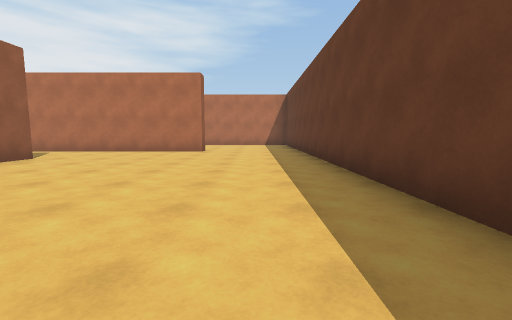
[1] (above)

17 first-person views from a walk through a 3-D level made in the Unity game engine. The camera is 1.2 m above the floor, tilts 6° down and sees 90° across. The floor is counted in squares, 2 m on a side. Each view is taken from the middle of a square. On the plan, view 1 faces up. The plan holds only what a view shows up to about 9 squares ahead; the rest is blank. The player is left out.

[2]
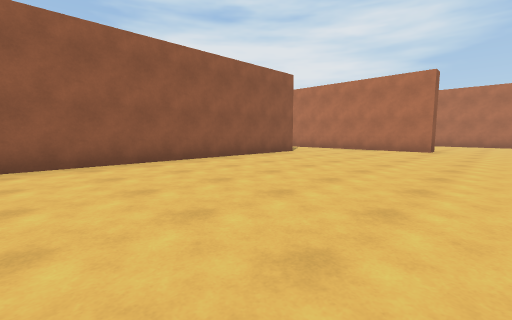

[3]
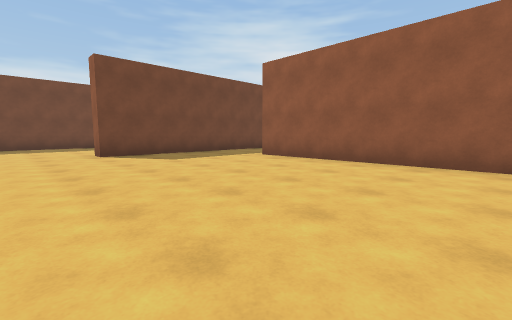

[4]
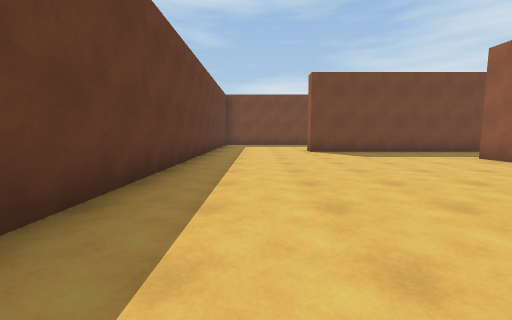

[5]
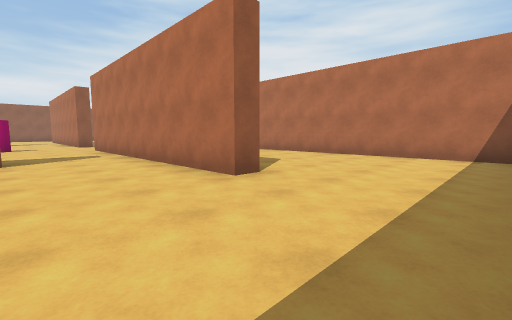

[6]
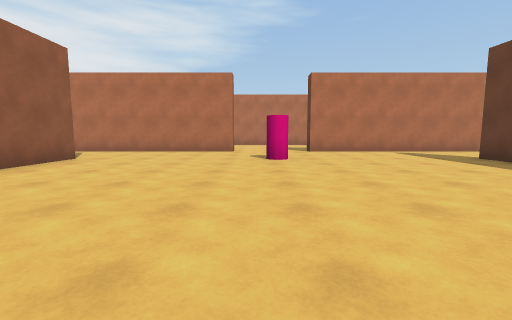

[7]
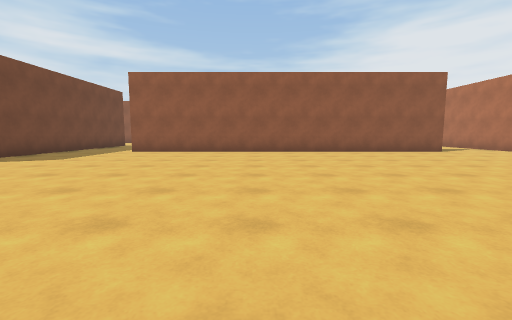

[8]
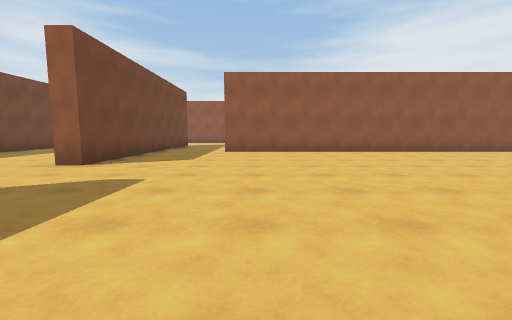

[9]
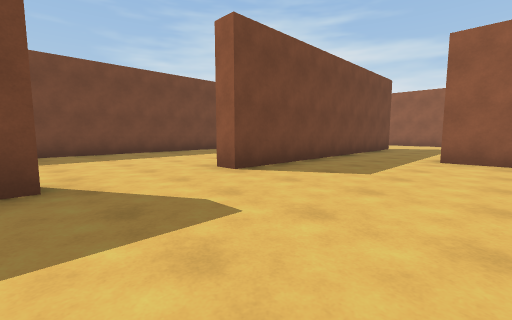

[10]
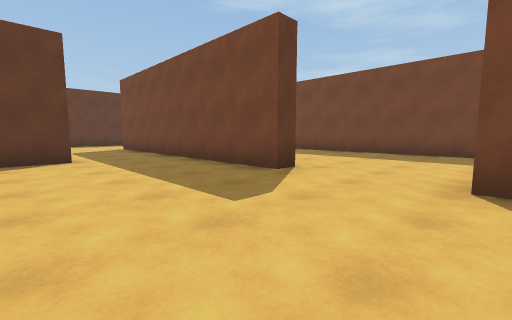

[11]
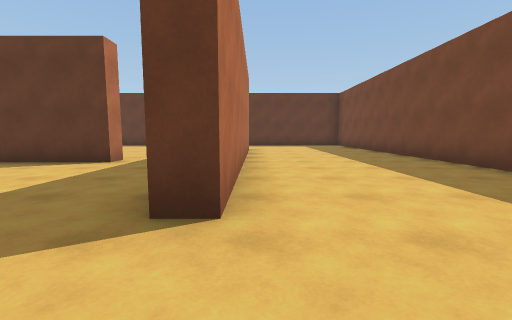

[12]
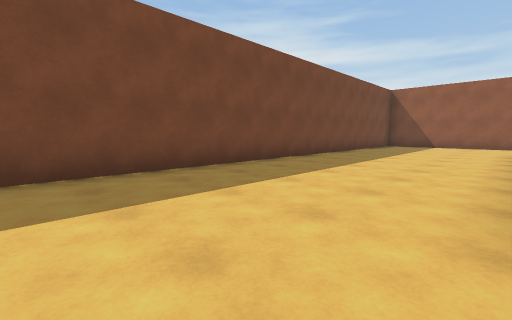

[13]
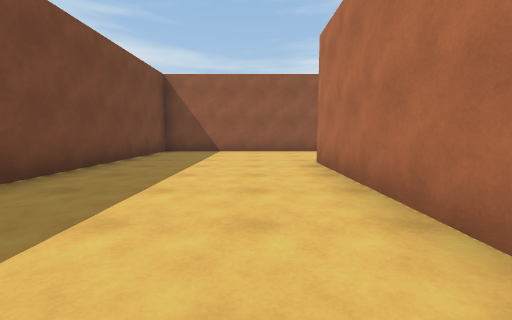

[14]
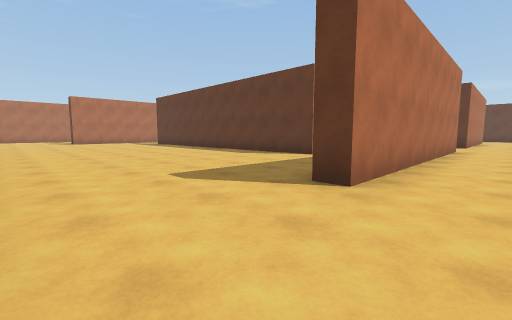

[15]
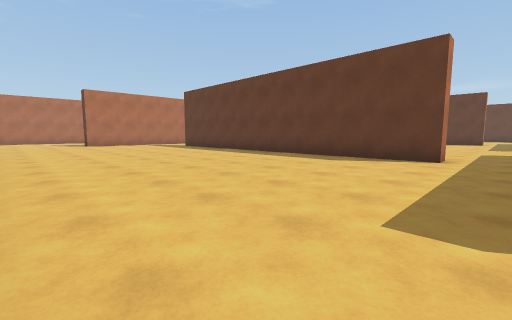

[16]
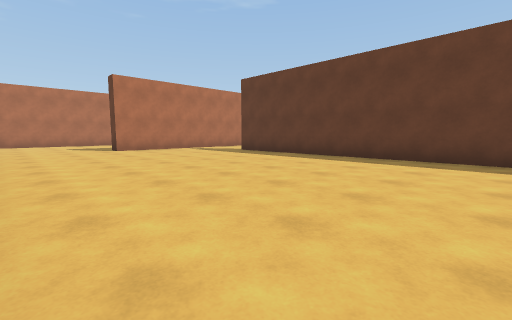

[17]
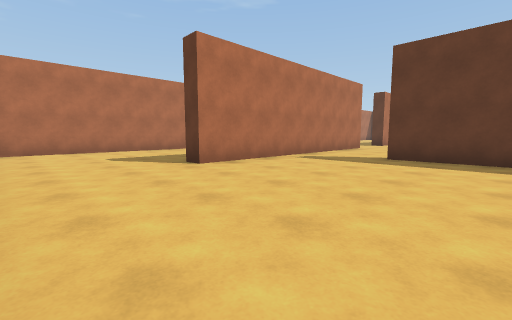

### Floor plan
Points are (right, up) in squares from view 1. A wall is a line through its corners. A room is listed if a view was taken in it or the views show most of it. See-through windows are left out.
Room 1 (views 1, 2, 3, 4, 5, 6, 7, 8, 9, 10, 11, 12, 13, 14, 15, 16, 17)
walls: (-5.8, 5.1) (-5.8, 6); (-5.2, 6) (-5.2, -4) (-5.8, -4) (-5.8, -1.6); (-15.2, 6) (-15.2, -4) (-15.7, -4) (-15.7, 6); (-11.8, 8.3) (-19.2, 8.3) (-19.2, 8.9); (-2.8, -6.7) (-9.3, -6.7) (-9.3, -6.2) (-1.7, -6.2) (-1.7, -6.8); (-18.6, -6.2) (-11.8, -6.2) (-11.8, -6.7) (-19.2, -6.7) (-19.2, -6.2); (-1.7, 8.9) (-1.7, 8.3) (-9.3, 8.3) (-9.3, 8.9); (1.5, -7.1) (1.5, 9); (-22.5, -5.9) (-22.5, -11) (0, -11); (-18.1, 13) (-22.1, 13); (1.1, 13) (-4.9, 13)
objects: pink cylinder (-11, 6)

Positions as (right, up) in squares from view 1, and headings:
1: (0, 0), facing up
2: (0, -1), facing up-left
3: (0, 1), facing down-left
4: (0, 2), facing down
5: (1, 6), facing up-left
6: (-11, 0), facing up
7: (-7, 0), facing left
8: (-7, -3), facing left
9: (-9, -3), facing down-left
10: (-12, -3), facing down-right
11: (-11, -7), facing right
12: (-10, -7), facing down-left
13: (-14, -8), facing left
14: (-22, -8), facing up-right
15: (-22, -5), facing up-right
16: (-22, -1), facing up-right
17: (-22, 4), facing up-right
